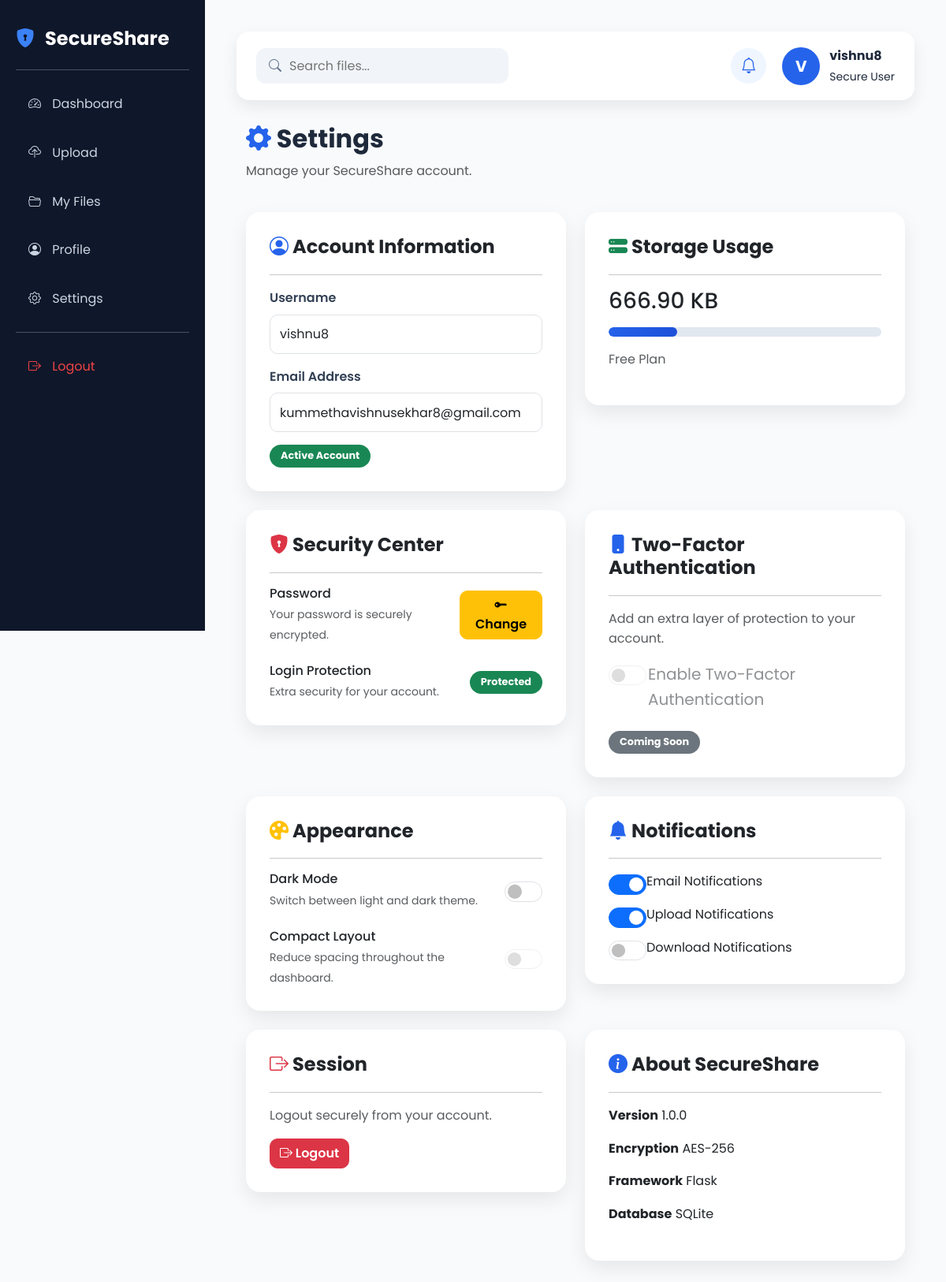
/settings (signed in), run on the app's committed database.
### models.py (models this page shows)
class User(UserMixin, db.Model):
    id = db.Column(db.Integer, primary_key=True)
    username = db.Column(db.String(100), unique=True, nullable=False)
    email = db.Column(db.String(120), unique=True, nullable=False)
    password = db.Column(db.String(200), nullable=False)
    is_admin = db.Column(
        db.Boolean,
        default=False
    )
    files = db.relationship(
        "File",
        backref="owner",
        lazy=True,
        cascade="all, delete-orphan"
    )

### auth.py (the view)
@app.route("/settings")
@login_required
def settings():
    return render_template(
        "settings.html"
    )

### app.py (called while the page is built)
@login_manager.user_loader
def load_user(user_id):
    return User.query.get(int(user_id))

### templates/settings.html (shortened to what this page needs)
{% extends "base.html" %}
{% block content %}
{% include "components/sidebar.html" %}
<div class="dashboard-content">
{% include "components/dashboard_header.html" %}
<div class="container-fluid">
<div class="d-flex justify-content-between align-items-center mb-4">
    <div>
        <h2 class="fw-bold">
            <i class="bi bi-gear-fill text-primary"></i>
            Settings
        </h2>
        <p class="text-muted">
            Manage your SecureShare account.
        </p>
    </div>
</div>
<div class="row">
<div class="col-lg-6 mb-4">
<div class="card settings-card">
<div class="card-body">
<h4>
<i class="bi bi-person-circle text-primary"></i>
Account Information
</h4>
<hr>
<div class="mb-3">
<label class="form-label">
Username
</label>
<input
type="text"
class="form-control"
value="{{ current_user.username }}"
readonly>
</div>
<div class="mb-3">
<label class="form-label">
Email Address
</label>
<input
type="email"
class="form-control"
value="{{ current_user.email }}"
readonly>
</div>
<div class="mt-3">
<span class="badge bg-success">
Active Account
</span>
</div>
</div>
</div>
</div>
<div class="col-lg-6 mb-4">
<div class="card settings-card">
<div class="card-body">
<h4>
<i class="bi bi-hdd-stack-fill text-success"></i>
Storage Usage
</h4>
<hr>
<h3>
{{ "%.2f"|format(current_user.files|sum(attribute='filesize')) }}
KB
</h3>
<div class="progress mt-3">
<div
class="progress-bar bg-primary"
style="width:25%">
</div>
</div>
<p class="text-muted mt-3">
Free Plan
</p>
</div>
</div>
</div>
</div>
<div class="row">
    <div class="col-lg-6 mb-4">
        <div class="card settings-card">
            <div class="card-body">
                <h4>
                    <i class="bi bi-shield-lock-fill text-danger"></i>
                    Security Center
                </h4>
                <hr>
                <div class="d-flex justify-content-between align-items-center mb-4">
                    <div>
                        <h6 class="mb-1">
                            Password
                        </h6>
                        <small class="text-muted">
                            Your password is securely encrypted.
                        </small>
                    </div>
                    <button class="btn btn-warning">
                        <i class="bi bi-key-fill"></i>
                        Change
                    </button>
                </div>
                <div class="d-flex justify-content-between align-items-center">
                    <div>
                        <h6 class="mb-1">
                            Login Protection
                        </h6>
                        <small class="text-muted">
                            Extra security for your account.
                        </small>
                    </div>
                    <span class="badge bg-success">
                        Protected
                    </span>
                </div>
            </div>
        </div>
    </div>
    <div class="col-lg-6 mb-4">
        <div class="card settings-card">
            <div class="card-body">
                <h4>
                    <i class="bi bi-phone-fill text-primary"></i>
                    Two-Factor Authentication
                </h4>
                <hr>
                <p class="text-muted">
                    Add an extra layer of protection to your account.
                </p>
                <div class="form-check form-switch fs-5">
                    <input
                        class="form-check-input"
                        type="checkbox"
                        disabled>
                    <label class="form-check-label">
                        Enable Two-Factor Authentication
                    </label>
                </div>
                <div class="mt-4">
                    <span class="badge bg-secondary">
                        Coming Soon
                    </span>
                </div>
            </div>
        </div>
    </div>
</div>
<div class="row">
    <div class="col-lg-6 mb-4">
        <div class="card settings-card">
            <div class="card-body">
                <h4>
                    <i class="bi bi-palette-fill text-warning"></i>
                    Appearance
                </h4>
                <hr>
                <div class="d-flex justify-content-between align-items-center mb-4">
                    <div>
                        <h6 class="mb-1">
                            Dark Mode
                        </h6>
                        <small class="text-muted">
                            Switch between light and dark theme.
                        </small>
                    </div>
                    <div class="form-check form-switch">
                        <input
                        class="form-check-input"
                        type="checkbox"
                        id="darkModeSwitch">
                    </div>
                </div>
                <div class="d-flex justify-content-between align-items-center">
                    <div>
                        <h6 class="mb-1">
                            Compact Layout
                        </h6>
                        <small class="text-muted">
                            Reduce spacing throughout the dashboard.
                        </small>
                    </div>
                    <div class="form-check form-switch">
                        <input
                        class="form-check-input"
                        type="checkbox"
                        disabled>
                    </div>
                </div>
            </div>
        </div>
    </div>
    <div class="col-lg-6 mb-4">
        <div class="card settings-card">
            <div class="card-body">
                <h4>
                    <i class="bi bi-bell-fill text-primary"></i>
                    Notifications
                </h4>
                <hr>
                <div class="form-check form-switch mb-3">
                    <input
                    class="form-check-input"
                    type="checkbox"
                    checked>
                    <label class="form-check-label">
                        Email Notifications
                    </label>
                </div>
                <div class="form-check form-switch mb-3">
                    <input
                    class="form-check-input"
                    type="checkbox"
                    checked>
                    <label class="form-check-label">
                        Upload Notifications
                    </label>
                </div>
                <div class="form-check form-switch">
                    <input
                    class="form-check-input"
                    type="checkbox">
                    <label class="form-check-label">
                        Download Notifications
                    </label>
                </div>
            </div>
        </div>
    </div>
</div>
<div class="row">
    <div class="col-lg-6 mb-4">
        <div class="card settings-card">
            <div class="card-body">
                <h4>
                    <i class="bi bi-box-arrow-right text-danger"></i>
                    Session
                </h4>
                <hr>
                <p class="text-muted">
                    Logout securely from your account.
                </p>
                <a href="/logout" class="btn btn-danger">
                    <i class="bi bi-box-arrow-right"></i>
                    Logout
                </a>
            </div>
        </div>
    </div>
    <div class="col-lg-6 mb-4">
        <div class="card settings-card">
            <div class="card-body">
                <h4>
                    <i class="bi bi-info-circle-fill text-primary"></i>
                    About SecureShare
                </h4>
                <hr>
                <p>
                    <strong>Version</strong>
                    1.0.0
                </p>
                <p>
                    <strong>Encryption</strong>
                    AES-256
                </p>
                <p>
                    <strong>Framework</strong>
                    Flask
                </p>
                <p>
                    <strong>Database</strong>
                    SQLite
                </p>
            </div>
        </div>
    </div>
</div>
</div>
</div>
{% endblock %}

### templates/components/dashboard_header.html
<div class="dashboard-header">
    <div class="header-search">
        <i class="bi bi-search"></i>
        <input
            type="text"
            placeholder="Search files...">
    </div>
    <div class="header-right">
        <button class="notification-btn">
            <i class="bi bi-bell"></i>
        </button>
        <div class="user-info">
            <div class="user-avatar">
                {{ current_user.username[0]|upper }}
            </div>
            <div>
                <strong>{{ current_user.username }}</strong><br>
                <small>Secure User</small>
            </div>
        </div>
    </div>
</div>

### static/css/style.css (style rules this page uses)
* { margin:0; padding:0; box-sizing:border-box; }
html { scroll-behavior:smooth; }
body { font-family:'Poppins',sans-serif; background:#F8FAFC; color:#1E293B; line-height:1.6; }
a { text-decoration:none; }
.btn { border-radius:10px; font-weight:500; transition:.3s; }
.card { border:none; border-radius:18px; box-shadow:0 8px 20px rgba(0,0,0,.08); }
.form-control { border-radius:10px; padding:12px; }
.text-primary { color:#2563EB !important; }
.bg-primary { background:linear-gradient(135deg,#2563EB,#1D4ED8)!important; }
.card { border:none; border-radius:20px; box-shadow:0 15px 35px rgba(0,0,0,.12); }
.form-label { font-weight:600; color:#334155; }
.form-control { height:50px; }
.card { animation:fadeIn .6s ease; }
.dashboard-content { margin-left:260px; padding:40px; min-height:100vh; background:#F8FAFC; }
.dashboard-content .card { transition:0.3s; }
.progress { border-radius:20px; }
.progress-bar { border-radius:20px; }
.dashboard-header { display:flex; justify-content:space-between; align-items:center; background:#fff; padding:18px 25px; border-radius:16px; margin-bottom:30px; box-shadow:0 8px 20px rgba(0,0,0,.08); }
.header-search { display:flex; align-items:center; background:#F1F5F9; padding:10px 16px; border-radius:12px; width:320px; }
.header-search i { color:#64748B; margin-right:10px; }
.header-search input { border:none; outline:none; background:transparent; width:100%; }
.header-right { display:flex; align-items:center; gap:20px; }
.notification-btn { width:45px; height:45px; border:none; border-radius:50%; background:#EFF6FF; color:#2563EB; font-size:20px; transition:.3s; }
.user-info { display:flex; align-items:center; gap:12px; }
.user-avatar { width:48px; height:48px; border-radius:50%; background:#2563EB; color:white; display:flex; align-items:center; justify-content:center; font-weight:700; font-size:20px; }
.progress { height:14px; border-radius:20px; overflow:hidden; background:#E2E8F0; }
.progress-bar { font-weight:600; font-size:12px; border-radius:20px; transition:width .4s ease; }
.badge { padding:8px 14px; border-radius:20px; font-size:13px; }
.settings-card { border:none; border-radius:20px; box-shadow:0 12px 30px rgba(0,0,0,.08); transition:.3s; }
.settings-card .card-body { padding:30px; }
.settings-card h4 { font-weight:700; margin-bottom:20px; }
.settings-card .badge { font-size:.8rem; padding:8px 14px; border-radius:50px; }
.settings-card .btn { border-radius:10px; font-weight:600; }
.form-switch .form-check-input { width:3rem; height:1.6rem; }
.settings-card { border:none; border-radius:18px; box-shadow:0 10px 25px rgba(0,0,0,.08); transition:.3s; }
.settings-card h4 { font-weight:700; }
.settings-card .btn { border-radius:10px; }
.progress { height:12px; border-radius:50px; }
.progress-bar { border-radius:50px; }

### data on the page
User: username "V", username "vishnu8", email "kummethavishnusekhar8@gmail.com"

### other printed values
{{ "%.2f"|format(current_user.files|sum(attribute='filesize')) }} "666.90"
